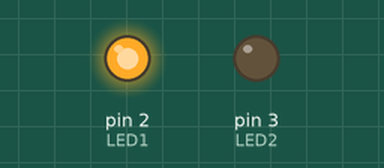
The sketch below on a simulated Arduino Uno, built with avr-gcc and run on an emulated ATmega328P. Shown: output pins drawn as LEDs (lit = HIGH). What the sketch prints to the serial monitor is not drawn.

Above: at 0.2 s.
At 5.2 s:
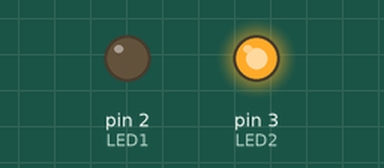
At 9.7 s:
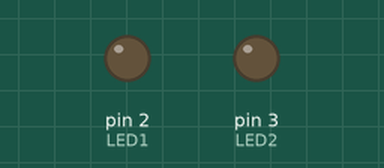
Timing chart, 0 to 13.0 s (numbered marks = the images above):
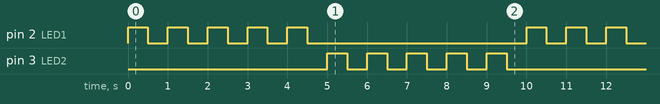

The sketch:

CH_58_02.ino
```cpp
#include <TaskScheduler.h>

void blink1Callback();       // 콜백 함수 원형
void blink2Callback();

Scheduler runner;       // 스케줄러 객체 생성

// 태스크 객체 생성 (시간, 횟수, 콜백, 스케줄러, 활성화)
Task blink1(500, 10, &blink1Callback, &runner, true);
Task blink2(500, 10, &blink2Callback);

int LED1 = 2, LED2 = 3;
boolean state1 = false, state2 = false;

void blink1Callback() {       // 태스크 1의 콜백 함수
  state1 = !state1;
  digitalWrite(LED1, state1);

  if (blink1.isFirstIteration()) {    // 첫 번째 실행
    Serial.println();
    Serial.println("** 태스크 1번의 실행이 시작되었습니다.");
  }
  else if (blink1.isLastIteration()) {    // 마지막 실행
    Serial.println("** 태스크 1번의 실행이 끝났습니다.");

    runner.addTask(blink2);   // 태스크 추가
    blink2.enable();      // 태스크 활성화
    blink2.setInterval(500);    // 실행 간격 설정
    blink2.setIterations(10);   // 실행 횟수 설정

    blink1.disable();     // 태스크 비활성화
    runner.deleteTask(blink1);    // 태스크 삭제

    Serial.println("** 태스크 2번을 스케줄러에 추가하였습니다.");
  }
}

void blink2Callback() {       // 태스크 2의 콜백 함수
  state2 = !state2;
  digitalWrite(LED2, state2);

  if (blink2.isFirstIteration()) {
    Serial.println();
    Serial.println("=> 태스크 2번의 실행이 시작되었습니다.");
  }
  else if (blink2.isLastIteration()) {
    Serial.println("=> 태스크 2번의 실행이 끝났습니다.");

    runner.addTask(blink1);
    blink1.enable();
    blink1.setInterval(500);
    blink1.setIterations(10);

    blink2.disable();
    runner.deleteTask(blink2);

    Serial.println("=> 태스크 1번을 스케줄러에 추가하였습니다.");
  }
}

void setup() {
  pinMode(LED1, OUTPUT);
  pinMode(LED2, OUTPUT);
  digitalWrite(LED1, state1);
  digitalWrite(LED2, state2);

  Serial.begin(9600);
}

void loop() {
  runner.execute();       // 스케줄러 실행
}
```

Measured:
- by itself, pin 2 (LED1), pin 3 (LED2): repeats every 10.0 s: 4 × (LOW 0.50 s, HIGH 0.50 s), LOW 5.5 s, HIGH 0.50 s
- by itself, everything shown: repeats every 10.0 s, in 20 steps
